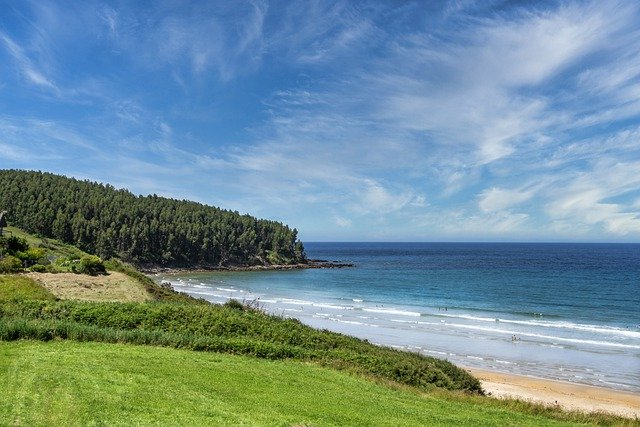
#> input picture sample.jpg, 640 x 427 px
$ python main.py
#> lines starting #> are read from the running program, lines starting #| are printed output that depends on the picture; after the words box and inside, x2 and y2 are one past the last pixel; in counts of white or black regions, pixels touching at a corner belong together
# cv2(OpenCV)を利用する宣言を行う。
import cv2
import sys

# imread : 画像ファイルを読み込んで、多次元配列(numpy.ndarray)にする。
# imreadについて : https://kuroro.blog/python/wqh9VIEmRXS4ZAA7C4wd/
# 第一引数 : 画像のファイルパス
# 第二引数 : 画像の形式を指定。0を指定する場合、画像をグレースケールで読み込む。
# 戻り値 : 多次元配列(numpy.ndarray)が返される。
img = cv2.imread('./sample.jpg', 0)
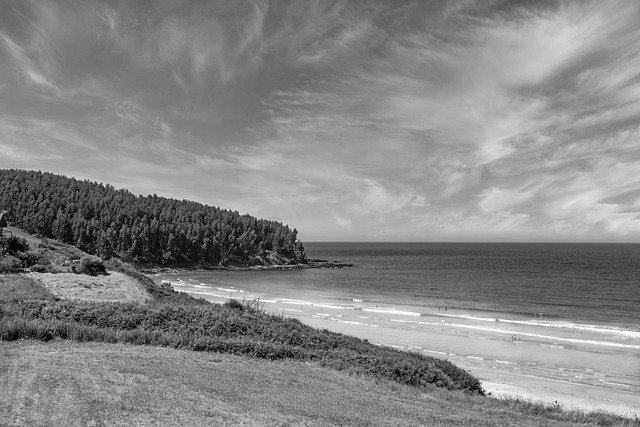
#> img: shape (427, 640); min 0, max 255, mean 134.6

# 画像ファイルが正常に読み込めなかった場合、プログラムを終了する。
if img is None:
    sys.exit("Could not read the image.")

# threshold関数 : しきい値を用いて画素の色を示す値を2値化(0 or N)するための関数。

# 第一引数 : 多次元配列(画像情報)
# 第二引数 : しきい値。float型。127とする。

# 第三引数 : しきい値を超えた画素に対して、色を示す値を指定。 2値化(0 or N)のNの部分に相当する。float型。255とする。

# 第四引数 : 2値化(0 or N)するための条件のタイプを指定する。
# cv2.THRESH_BINARY : (画素の色を示す値 <= 第二引数)の場合、画素に対して、0の値を与える。(画素の色を示す値 > 第二引数)の場合、画素に対して、第三引数の値を与える。

# 戻り値 #################
# ret : しきい値を返す。127を返す。
# thresh : 多次元配列(numpy.ndarray)を返す。
#########################
ret, thresh = cv2.threshold(img, 127, 255, cv2.THRESH_BINARY)
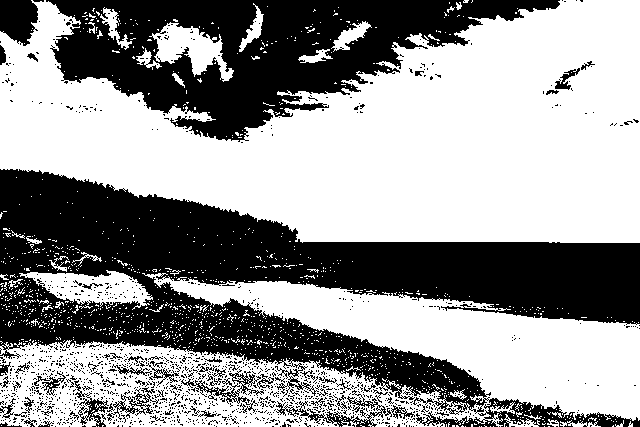
#> thresh: shape (427, 640); 58.8% white; 1390 black regions (1328 under 20 px), largest, box (x1, y1, x2, y2) and area: (0, 169, 640, 427) 68518, (46, 0, 560, 142) 33909, (0, 0, 38, 46) 1364

# imwrite : 画像の保存を行う関数
# 第一引数 : 保存先の画像ファイル名
# 第二引数 : 多次元配列(numpy.ndarray)
# <第二引数の例>
# [
# [
# [234 237 228]
# ...
# [202 209 194]
# ]
# [
# [10 27 16]
# ...
# [36 67 46]
# ]
# [
# [34 51 40]
# ...
# [50 81 60]
# ]
# ]
# imwriteについて : https://kuroro.blog/python/i0tNE1Mp8aEz8Z7n6Ggg/
cv2.imwrite('./output.jpg', thresh)
